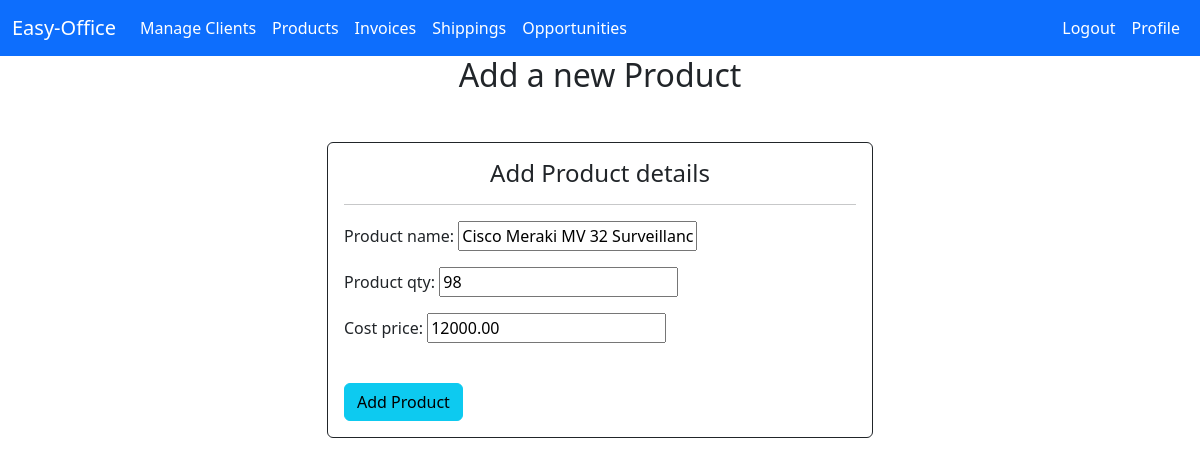
/products/edit/2/ (signed in), run on an earlier commit of the app's database.
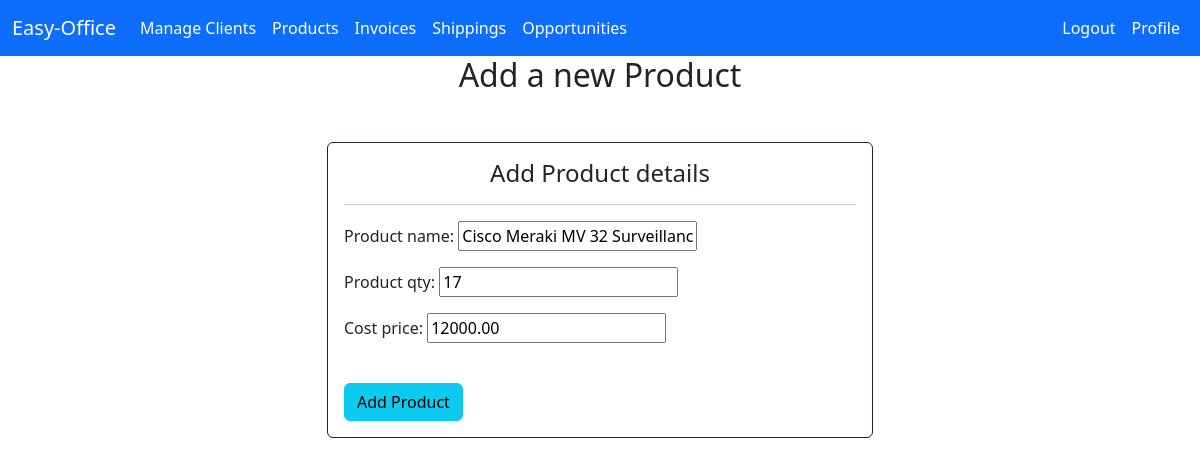
And on a later commit of the database.
### crm/models.py (models this page shows, shortened)
class Product(models.Model):
    product_name=models.CharField(max_length=150)
    cost_price=models.DecimalField(max_digits=10,decimal_places=2)
    product_qty=models.IntegerField()
    previous_qty = models.IntegerField(default=0)
    added_by=models.ForeignKey(User, on_delete=models.CASCADE,null=True,blank=True)

### crm/views.py (the view)
# urls.py: path('products/edit/<int:product_id>/', views.edit_product, name='edit_product'),
@login_required
def edit_product(request, product_id):
    user = request.user
    product = Product.objects.get(id=product_id)
    if user == product.added_by:
        if request.method == 'POST':
            form = Product_Form(request.POST, instance=product)
            if form.is_valid():
                form.save()
                return redirect('products')  # Redirect to the products page after editing
        else:
            form = Product_Form(instance=product)
        return render(request, 'crm/product_form.html', {'form': form})
    else:
        return render(request, 'crm/unauthorised.html')  # Unauthorized access page

### crm/forms.py
class Product_Form(forms.ModelForm):
    class Meta:
        model=Product
        fields=['product_name','product_qty','cost_price']

### crm/templates/crm/product_form.html (shortened to what this page needs)
{% extends "crm/base.html" %}
{% block content %}
  <h2 style="text-align: center;">Add a new Product</h2>
  <div class="container">
    <div class="row mt-5 justify-content-center">
        <div class="col-md-6 ">
            <div class="card custom-card-blue border border-dark">
                <div class="card-body">
                <h4 class="card-title" style="text-align: center;">Add Product details</h4>
                <hr>
                <form method="POST">
                    {{ form.as_p }}
                    <br>
                    <input class="btn btn-info" type="submit" value="Add Product">
                </form>
              </div>
            </div>
        </div>
    </div>
</div>
{% endblock %}

What changed in the data, as far as the page shows it:
changed Product "Cisco Meraki MV 32 Surveillance camera": product_qty "98" → "17"
